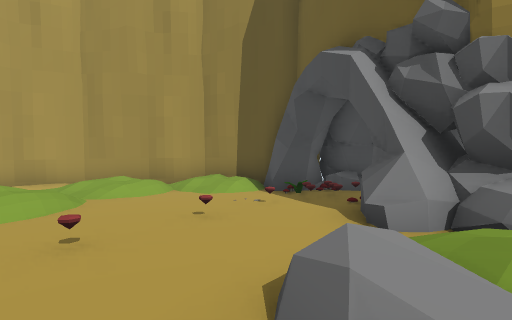
[1] (above)

17 first-person views from a walk through a scene from a Unity 3-D project. The camera is 1.5 m above the floor, looks level and sees 85° across. The floor is counted in squares, 2 m on a side. Each view is taken from the middle of a square. On the plan, view 1 faces up. The plan holds only what a view shows up to about 10 squares ahead; the rest is blank. The player is left out. Some animated figures are left out. Some surface patterns are stand-ins.

[2]
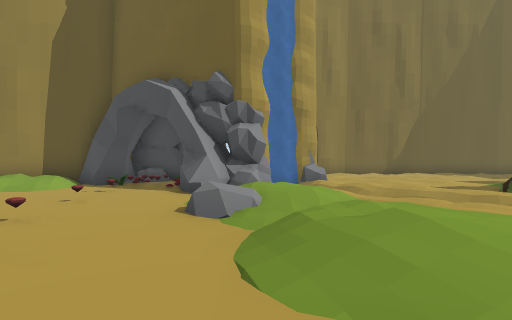

[3]
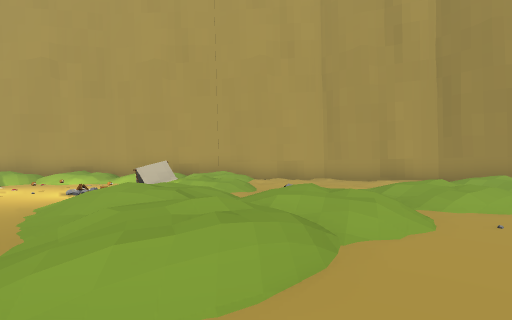

[4]
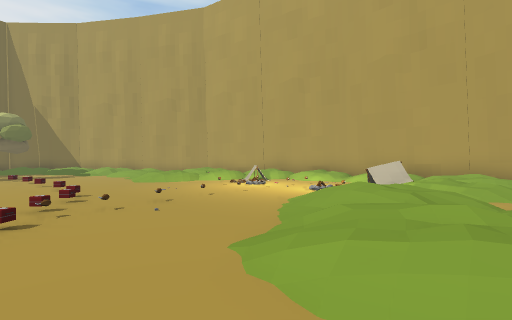

[5]
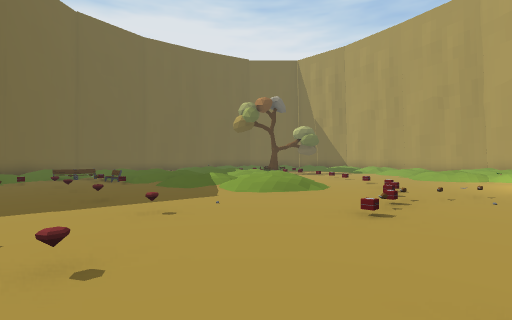

[6]
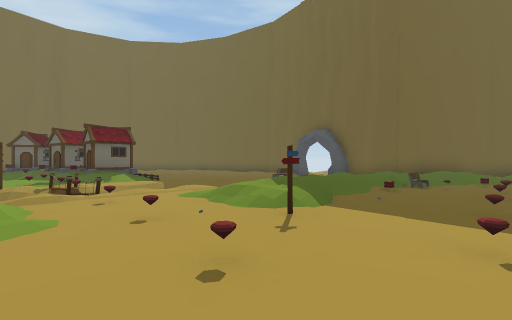

[7]
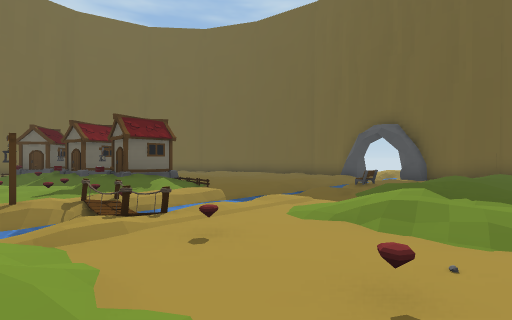

[8]
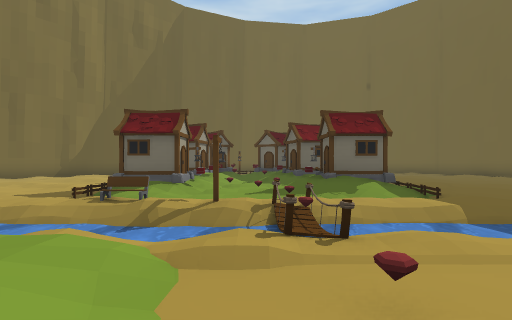

[9]
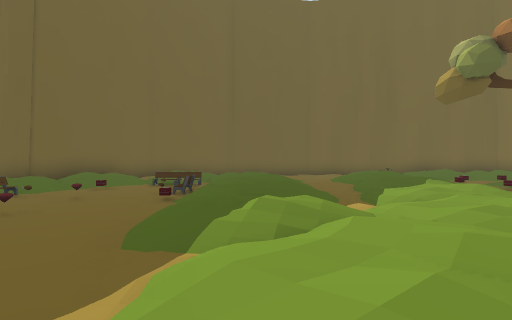

[10]
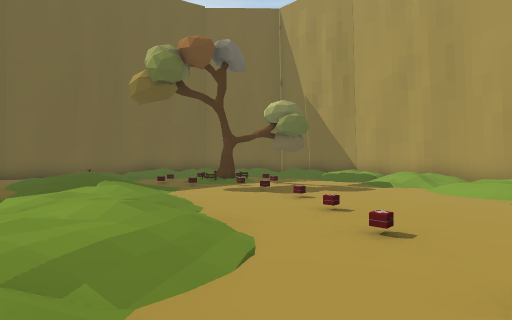

[11]
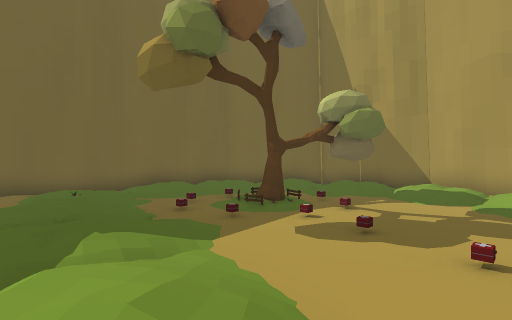

[12]
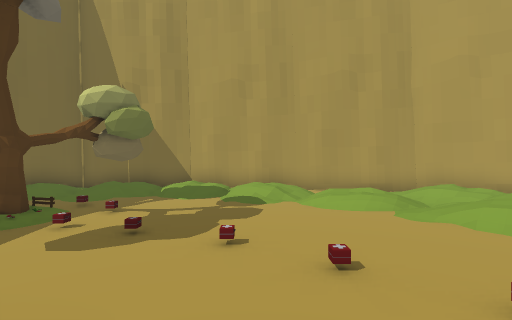

[13]
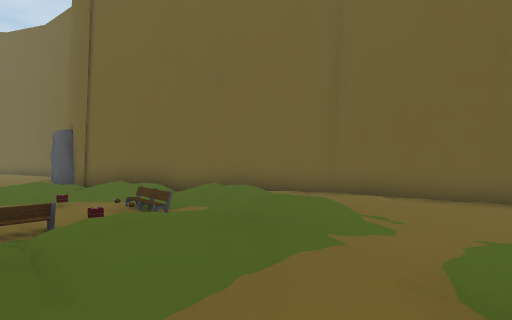

[14]
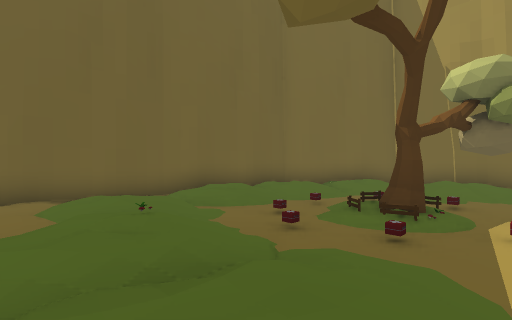

[15]
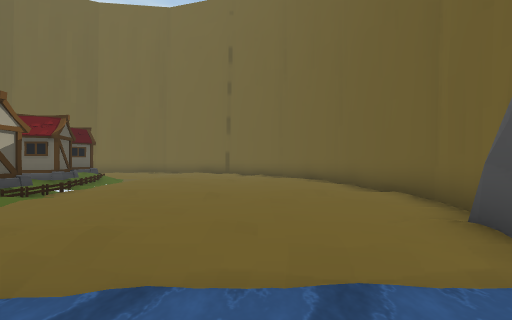

[16]
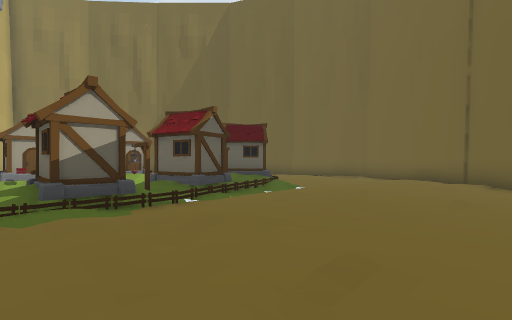

[17]
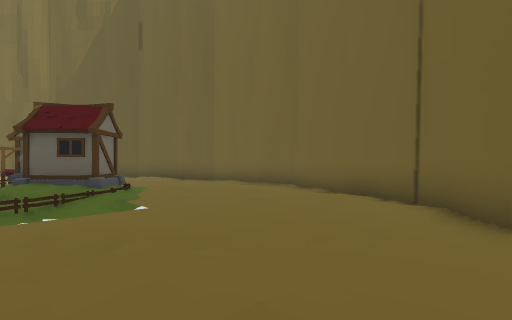

### Floor plan
Key: @ floor where view 1 was taken; # wall or solid block; . main floor; : floor 0.25 m higher than the main floor; - floor 0.25 m lower than the main floor; + floor 0.5 m higher than the main floor; _ floor 0.5 m lower than the main floor; * floor 0.75 m higher than the main floor; / step, stairs or slope; ~ water the walk can cross; ≈ water the walk keeps out of; G gem; T tent; B box; E bench; H house; R tree; O other object.
Columns run from 20 left of view 1 to 19 right of it. Each row starts with its distance up from view 1.
  9                ########OO
  8             #### /++/#OO
  7              ...++.:.#O.
  6             ... ./...OO
  5         ## .... +...O..
  4         #++....++/.O..#O##O
  3          /:+/  ./.....#O -O.  ..
  2            +:./+//G../+  /...:..
  1        .. T./:++/.../++:--......
  0       /...O.++/+....@./.-~:.....
 -1     #+......//++....++:.≈~......
 -2        TO.........../+/.-~./H
 -3   ##   .............   :--E.HOHH
 -4   #++++.............../:~≈O.OOO/O   ..
 -5  ##++:+:....BBBB...G....-#.OO.O/.  ....#
 -6  # :./+/...O.........GG.-~O.OO/OOHH..:.#
 -7  #  +/....O../...G.#....≈~./HOHH//H....#
 -8  #./+....B../+/.....:+:.≈~..H/./-  ....#
 -9  #+/....B..:/+:..O../+/.-~.............#
-10  #*:...B...++/+/..../*+.-/...:...:...:##
-11 # /......./+./+/.O.O./..~/............#
-12 # +....B..++//+/OO..:+/E-_...........##
-13 # /..OB...//./+/E..E/+ .-_..........##
-14 # +/OOOB.:++./+/B.O/++ .≈~...:...:
-15 # +...R.B/+/./+/EE.++##O ~:......#
-16  #//O.OO./O+..//..:+## O  O#.#####
-17  ##+:/...:O..:++/+.##      ###
-18   #/++/+/+:...:/++##
-19   ####++.:/......##
-20      #####.....###
-21          #######

Positions as (right, up) in squares from view 1, and headings:
1: (0, 0), facing up
2: (-2, -2), facing up-right
3: (-3, -2), facing up-left
4: (-3, -2), facing left
5: (-1, -3), facing down-left
6: (-3, -4), facing down-right
7: (0, -4), facing down-right
8: (1, -5), facing right
9: (-6, -7), facing down
10: (-8, -7), facing down-left
11: (-9, -10), facing down-left
12: (-9, -10), facing left
13: (-9, -13), facing down-right
14: (-9, -13), facing down-left
15: (3, -13), facing right
16: (7, -13), facing up-right
17: (12, -13), facing up-right
